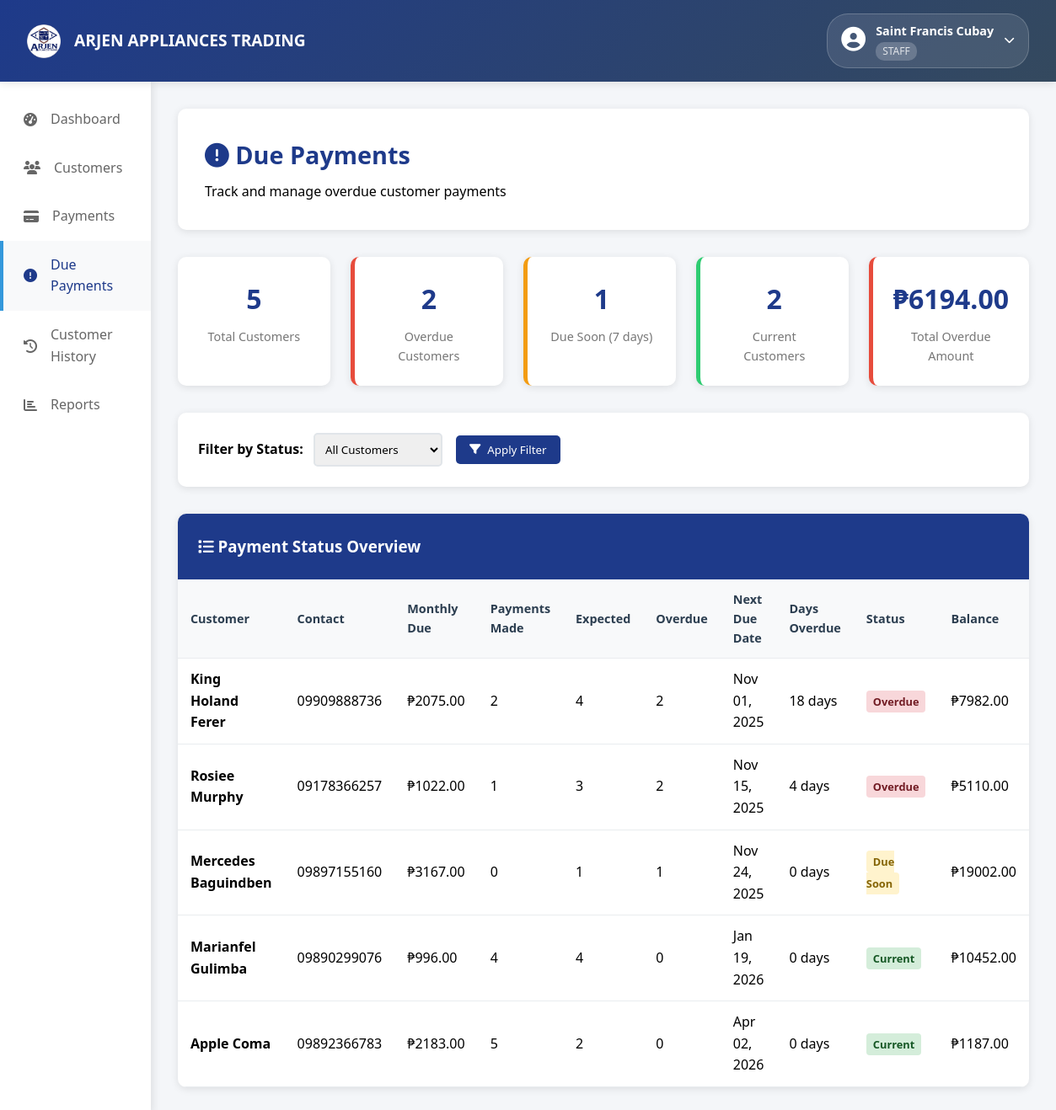
The app's page /reports/due-payments/ (signed in) with its own data.
### myapp/models.py (models this page shows, shortened)
class CustomUser(AbstractUser):
    ROLE_CHOICES = [
        ('admin', 'Admin'),
        ('staff', 'Staff'),
        ('customer', 'Customer'),
    ]
    STATUS_CHOICES = [
        ('active', 'Active'),
        ('inactive', 'Inactive'),
        ('pending', 'Pending'),
    ]
    full_name = models.CharField(max_length=100)
    phone = models.CharField(max_length=20, blank=True)
    role = models.CharField(max_length=10, choices=ROLE_CHOICES, default='customer')
    customer_id = models.IntegerField(null=True, blank=True)
    status = models.CharField(max_length=10, choices=STATUS_CHOICES, default='pending')
    last_login = models.DateTimeField(null=True, blank=True)
    created_at = models.DateTimeField(auto_now_add=True)
    updated_at = models.DateTimeField(auto_now=True)

class Customer(models.Model):
    STATUS_CHOICES = [
        ('active', 'Active'),
        ('fully_paid', 'Fully Paid'),
        ('pulled_out', 'Pulled Out'),
    ]
    customers_name = models.CharField(max_length=255)
    address = models.TextField()
    contact = models.CharField(max_length=50)
    date_delivered = models.DateField()
    item = models.CharField(max_length=255)
    monthly = models.DecimalField(max_digits=10, decimal_places=2)
    monthly_due = models.DecimalField(max_digits=10, decimal_places=2)
    term = models.IntegerField()  # Number of months
    rebates = models.DecimalField(max_digits=10, decimal_places=2, default=0)
    amount = models.DecimalField(max_digits=10, decimal_places=2)  # Total contract amount
    payments = models.DecimalField(max_digits=10, decimal_places=2, default=0)  # Total payments made
    downpayment = models.DecimalField(max_digits=10, decimal_places=2, default=0)
    status = models.CharField(max_length=15, choices=STATUS_CHOICES, default='active')
    completion_date = models.DateField(null=True, blank=True)
    created_at = models.DateTimeField(auto_now_add=True)
    updated_at = models.DateTimeField(auto_now=True)

### myapp/views.py (the view)
# urls.py: path('reports/due-payments/', views.due_payments_report, name='due_payments_report'),
@login_required
def due_payments_report(request):
    if request.user.role not in ['admin', 'staff']:
        messages.error(request, 'Access denied')
        return redirect('index')
    filter_status = request.GET.get('status', 'all')
    customers_data = []
    stats = {
        'total_customers': 0,
        'overdue_customers': 0,
        'due_soon_customers': 0,
        'current_customers': 0,
        'total_overdue_amount': 0
    }
    for customer in Customer.objects.filter(status='active'):
        if not customer.date_delivered or not customer.monthly_due:
            continue
        payments_made = PaymentRecord.objects.filter(customer=customer).count()
        total_paid = PaymentRecord.objects.filter(customer=customer).aggregate(
            total=Sum('amount_paid')
        )['total'] or 0
        from datetime import date
        days_since_delivery = (date.today() - customer.date_delivered).days
        expected_payments = max(0, (days_since_delivery // 30) + 1)
        overdue_payments = max(0, expected_payments - payments_made)
        from dateutil.relativedelta import relativedelta
        next_due_date = customer.date_delivered + relativedelta(months=payments_made + 1)
        days_until_due = (next_due_date - date.today()).days
        days_overdue = max(0, -days_until_due) if days_until_due < 0 else 0
        total_contract = (customer.monthly_due * customer.term) if customer.term else 0
        balance = total_contract - total_paid
        if days_until_due < 0:
            status = 'overdue'
            status_class = 'status-overdue'
            status_text = 'Overdue'
            stats['overdue_customers'] += 1
            stats['total_overdue_amount'] += customer.monthly_due * overdue_payments
        elif 0 <= days_until_due <= 7:
            status = 'due_soon'
            status_class = 'status-due-soon'
            status_text = 'Due Soon'
            stats['due_soon_customers'] += 1
        else:
            status = 'current'
            status_class = 'status-current'
            status_text = 'Current'
            stats['current_customers'] += 1
        customer_data = {
            'customer': customer,
            'payments_made': payments_made,
            'expected_payments': expected_payments,
            'overdue_payments': overdue_payments,
            'next_due_date': next_due_date,
            'days_overdue': days_overdue,
            'days_until_due': days_until_due,
            'balance': balance,
            'status': status,
            'status_class': status_class,
            'status_text': status_text,
            'total_paid': total_paid
        }
        if filter_status == 'all' or \
           (filter_status == 'overdue' and status == 'overdue') or \
           (filter_status == 'due_soon' and status == 'due_soon') or \
           (filter_status == 'current' and status == 'current'):
            customers_data.append(customer_data)
        stats['total_customers'] += 1
    customers_data.sort(key=lambda x: (x['overdue_payments'], x['days_overdue']), reverse=True)
    context = {
        'customers_data': customers_data,
        'stats': stats,
        'filter_status': filter_status,
    }
    return render(request, 'reports/due_payments.html', context)

### templates/reports/due_payments.html (shortened to what this page needs)
{% load static %}
<!DOCTYPE html>
<html lang="en">
<head>
    <link rel="stylesheet" href="https://cdnjs.cloudflare.com/ajax/libs/font-awesome/6.4.0/css/all.min.css">
</head>
<body>
    <nav class="navbar">
        <div class="brand">
            <img src="{% static 'images/arjen_logo.png' %}" alt="Arjen Appliances Logo" style="height: 40px;">
            <div class="brand-text">ARJEN APPLIANCES TRADING</div>
        </div>
        <div class="user-menu">
            {% include 'includes/user_profile_dropdown.html' %}
        </div>
    </nav>
    <div class="main-container">
        {% include 'includes/admin_sidebar.html' %}
        <main class="content">
            <div class="page-header">
                <h1 class="page-title"><i class="fas fa-exclamation-circle"></i> Due Payments</h1>
                <div>Track and manage overdue customer payments</div>
            </div>
            <div class="stats-grid">
                <div class="stat-card">
                    <h3>{{ stats.total_customers }}</h3>
                    <p>Total Customers</p>
                </div>
                <div class="stat-card danger">
                    <h3>{{ stats.overdue_customers }}</h3>
                    <p>Overdue Customers</p>
                </div>
                <div class="stat-card warning">
                    <h3>{{ stats.due_soon_customers }}</h3>
                    <p>Due Soon (7 days)</p>
                </div>
                <div class="stat-card success">
                    <h3>{{ stats.current_customers }}</h3>
                    <p>Current Customers</p>
                </div>
                <div class="stat-card danger">
                    <h3>₱{{ stats.total_overdue_amount|floatformat:2 }}</h3>
                    <p>Total Overdue Amount</p>
                </div>
            </div>
            <div class="filters">
                <div class="filter-group">
                    <label>Filter by Status:</label>
                    <select id="status-filter" onchange="applyFilters()">
                        <option value="all" {% if filter_status == 'all' %}selected{% endif %}>All Customers</option>
                    </select>
                </div>
                <button class="btn btn-primary" onclick="applyFilters()">
                    <i class="fas fa-filter"></i> Apply Filter
                </button>
            </div>
            <div class="table-container">
                <div class="table-header">
                    <h3><i class="fas fa-list"></i> Payment Status Overview</h3>
                </div>
                <table>
                    <thead>
                        <tr>
                            <th>Customer</th>
                            <th>Contact</th>
                            <th>Monthly Due</th>
                            <th>Payments Made</th>
                            <th>Expected</th>
                            <th>Overdue</th>
                            <th>Next Due Date</th>
                            <th>Days Overdue</th>
                            <th>Status</th>
                            <th>Balance</th>
                        </tr>
                    </thead>
                    <tbody>
                        {% if customers_data %}
                            {% for data in customers_data %}
                                <tr>
                                    <td><strong>{{ data.customer.customers_name }}</strong></td>
                                    <td>{{ data.customer.contact }}</td>
                                    <td>₱{{ data.customer.monthly_due|floatformat:2 }}</td>
                                    <td>{{ data.payments_made }}</td>
                                    <td>{{ data.expected_payments }}</td>
                                    <td>{{ data.overdue_payments }}</td>
                                    <td>{{ data.next_due_date|date:"M d, Y" }}</td>
                                    <td>{{ data.days_overdue }} days</td>
                                    <td><span class="status-badge {{ data.status_class }}">{{ data.status_text }}</span></td>
                                    <td>₱{{ data.balance|floatformat:2 }}</td>
                                </tr>
                            {% endfor %}
                        {% endif %}
                    </tbody>
                </table>
            </div>
        </main>
    </div>
</body>
</html>

### templates/includes/user_profile_dropdown.html (shortened to what this page needs)
<div class="user-profile-dropdown">
    <div class="user-info-display" onclick="toggleProfileDropdown()">
        <div class="user-avatar">
            <i class="fas fa-user-circle"></i>
        </div>
        <div class="user-details">
            <span class="user-name">{{ user.full_name|default:user.username }}</span>
            <span class="user-role">{{ user.role|upper }}</span>
        </div>
        <i class="fas fa-chevron-down dropdown-arrow"></i>
    </div>
</div>

### templates/reports/due_payments.html (style rules this page uses)
* { margin: 0; padding: 0; box-sizing: border-box; font-family: 'Segoe UI', Tahoma, Geneva, Verdana, sans-serif; }
:root { --primary: #1e3a8a; --secondary: #3498db; --accent: #e74c3c; --success: #2ecc71; --warning: #f39c12; --text: #333; --text-light: #777; }
body { font-family: 'Segoe UI', Tahoma, Geneva, Verdana, sans-serif; background-color: #f4f6f9; line-height: 1.6; }
.navbar { background: linear-gradient(135deg, var(--primary), #34495e); color: white; padding: 1rem 2rem; display: flex; justify-content: space-between; align-items: center; box-shadow: 0 2px 10px rgba(0,0,0,0.1); position: sticky; top: 0; z-index: 1000; gap: 0.75rem; flex-wrap: wrap; }
.brand { display: flex; align-items: center; gap: 1rem; }
.brand-text { font-size: 1.2rem; font-weight: 600; }
.user-menu { display: flex; align-items: center; gap: 1rem; }
.main-container { display: flex; min-height: calc(100vh - 70px); }
.content { flex: 1; padding: 2rem; }
.page-header { background: white; padding: 2rem; border-radius: 10px; box-shadow: 0 2px 10px rgba(0,0,0,0.1); margin-bottom: 2rem; }
.page-title { color: var(--primary); font-size: 1.8rem; margin-bottom: 0.5rem; }
.stats-grid { display: grid; grid-template-columns: repeat(5, 1fr); gap: 1.5rem; margin-bottom: 2rem; }
.stat-card { background: white; border-radius: 10px; padding: 1.5rem; box-shadow: 0 2px 10px rgba(0,0,0,0.1); text-align: center; }
.stat-card.danger { border-left: 5px solid var(--accent); }
.stat-card.warning { border-left: 5px solid var(--warning); }
.stat-card.success { border-left: 5px solid var(--success); }
.stat-card h3 { font-size: 2rem; margin-bottom: 0.5rem; color: var(--primary); }
.stat-card p { color: var(--text-light); font-size: 0.9rem; }
.filters { background: white; padding: 1.5rem; border-radius: 10px; box-shadow: 0 2px 10px rgba(0,0,0,0.1); margin-bottom: 2rem; display: flex; gap: 1rem; align-items: center; }
.filter-group label { font-weight: 600; margin-right: 0.5rem; }
.filter-group select { padding: 0.5rem; border: 2px solid #e1e5e9; border-radius: 5px; }
.btn { padding: 0.5rem 1rem; border: none; border-radius: 5px; cursor: pointer; text-decoration: none; display: inline-flex; align-items: center; gap: 0.5rem; }
.btn-primary { background: var(--primary); color: white; }
.table-container { background: white; border-radius: 10px; box-shadow: 0 2px 10px rgba(0,0,0,0.1); overflow: hidden; }
.table-header { background: var(--primary); color: white; padding: 1.5rem; }
table { width: 100%; border-collapse: collapse; }
th, td { padding: 12px 15px; text-align: left; border-bottom: 1px solid #e9ecef; }
th { background: #f8f9fa; font-weight: 600; color: #2c3e50; font-size: 0.9rem; }
td { color: #000000 !important; }
td strong { color: #000000 !important; }
.status-badge { padding: 4px 8px; border-radius: 4px; font-size: 0.8rem; font-weight: 600; }
.status-overdue { background: #f8d7da; color: #721c24; }
.status-due-soon { background: #fff3cd; color: #856404; }
.status-current { background: #d4edda; color: #155724; }

### templates/includes/user_profile_dropdown.html (style rules this page uses)
.user-profile-dropdown { position: relative; display: inline-block; }
.user-info-display { display: flex; align-items: center; gap: 0.75rem; padding: 0.5rem 1rem; background: rgba(255, 255, 255, 0.1); border-radius: 25px; cursor: pointer; transition: all 0.3s ease; border: 1px solid rgba(255, 255, 255, 0.2); }
.user-avatar i { font-size: 1.8rem; color: white; }
.user-details { display: flex; flex-direction: column; align-items: flex-start; }
.user-name { font-weight: 600; color: white; font-size: 0.9rem; }
.user-role { font-size: 0.75rem; color: rgba(255, 255, 255, 0.8); background: rgba(255, 255, 255, 0.2); padding: 0.1rem 0.5rem; border-radius: 10px; margin-top: 0.1rem; }
.dropdown-arrow { color: white; font-size: 0.8rem; transition: transform 0.3s ease; }

### records on screen
CustomUser: full_name "Saint Francis Cubay", role "STAFF"
Customer: customer.customers_name "King Holand Ferer", customer.contact "09909888736", customer.monthly_due "2075.00", payments_made "2", expected_payments "4", overdue_payments "2", next_due_date "Nov 01, 2025", days_overdue "18", status_text "Overdue", balance "7982.00"
Customer: customer.customers_name "Rosiee Murphy", customer.contact "09178366257", customer.monthly_due "1022.00", payments_made "1", expected_payments "3", overdue_payments "2", next_due_date "Nov 15, 2025", days_overdue "4", status_text "Overdue", balance "5110.00"
Customer: customer.customers_name "Mercedes Baguindben", customer.contact "09897155160", customer.monthly_due "3167.00", payments_made "0", expected_payments "1", overdue_payments "1", next_due_date "Nov 24, 2025", days_overdue "0", status_text "Due Soon", balance "19002.00"
Customer: customer.customers_name "Marianfel Gulimba", customer.contact "09890299076", customer.monthly_due "996.00", payments_made "4", expected_payments "4", overdue_payments "0", next_due_date "Jan 19, 2026", days_overdue "0", status_text "Current", balance "10452.00"
Customer: customer.customers_name "Apple Coma", customer.contact "09892366783", customer.monthly_due "2183.00", payments_made "5", expected_payments "2", overdue_payments "0", next_due_date "Apr 02, 2026", days_overdue "0", status_text "Current", balance "1187.00"

### other values on screen
{{ stats.total_customers }} "5"
{{ stats.overdue_customers }} "2"
{{ stats.due_soon_customers }} "1"
{{ stats.current_customers }} "2"
{{ stats.total_overdue_amount|floatformat:2 }} "6194.00"
